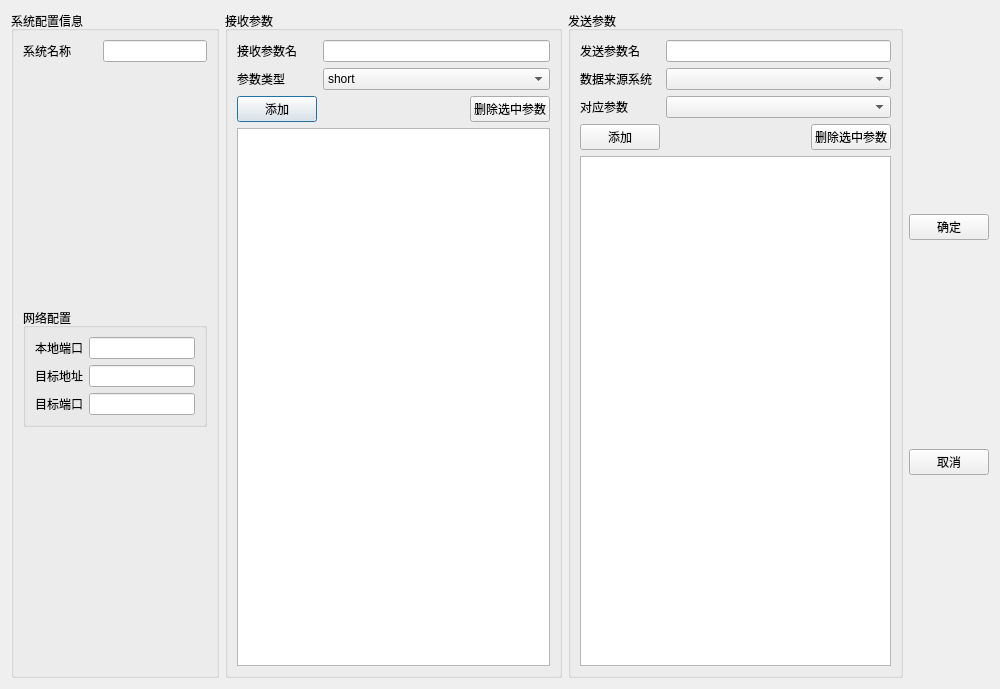
<?xml version="1.0" encoding="UTF-8"?>
<ui version="4.0">
 <class>EditSystem</class>
 <widget class="QDialog" name="EditSystem">
  <property name="geometry">
   <rect>
    <x>0</x>
    <y>0</y>
    <width>1000</width>
    <height>689</height>
   </rect>
  </property>
  <property name="windowTitle">
   <string>Dialog</string>
  </property>
  <layout class="QHBoxLayout" name="horizontalLayout">
   <item>
    <widget class="QGroupBox" name="groupBox">
     <property name="maximumSize">
      <size>
       <width>220</width>
       <height>16777215</height>
      </size>
     </property>
     <property name="title">
      <string>系统配置信息</string>
     </property>
     <layout class="QGridLayout" name="gridLayout_2">
      <item row="0" column="0">
       <widget class="QLabel" name="label_SystemName">
        <property name="text">
         <string>系统名称</string>
        </property>
       </widget>
      </item>
      <item row="0" column="2">
       <widget class="QLineEdit" name="lineEdit_SystemName"/>
      </item>
      <item row="1" column="1">
       <spacer name="verticalSpacer">
        <property name="orientation">
         <enum>Qt::Vertical</enum>
        </property>
        <property name="sizeHint" stdset="0">
         <size>
          <width>20</width>
          <height>246</height>
         </size>
        </property>
       </spacer>
      </item>
      <item row="2" column="0" colspan="3">
       <widget class="QGroupBox" name="groupBox_2">
        <property name="title">
         <string>网络配置</string>
        </property>
        <layout class="QGridLayout" name="gridLayout">
         <item row="0" column="0">
          <widget class="QLabel" name="label_ListenPort">
           <property name="text">
            <string>本地端口</string>
           </property>
          </widget>
         </item>
         <item row="0" column="1">
          <widget class="QLineEdit" name="lineEdit_ListenPort"/>
         </item>
         <item row="1" column="0">
          <widget class="QLabel" name="label_TargetIP">
           <property name="text">
            <string>目标地址</string>
           </property>
          </widget>
         </item>
         <item row="1" column="1">
          <widget class="QLineEdit" name="lineEdit_TargetIP"/>
         </item>
         <item row="2" column="0">
          <widget class="QLabel" name="label_TargetPort">
           <property name="text">
            <string>目标端口</string>
           </property>
          </widget>
         </item>
         <item row="2" column="1">
          <widget class="QLineEdit" name="lineEdit_TargetPort"/>
         </item>
        </layout>
       </widget>
      </item>
      <item row="3" column="1">
       <spacer name="verticalSpacer_2">
        <property name="orientation">
         <enum>Qt::Vertical</enum>
        </property>
        <property name="sizeHint" stdset="0">
         <size>
          <width>20</width>
          <height>245</height>
         </size>
        </property>
       </spacer>
      </item>
     </layout>
    </widget>
   </item>
   <item>
    <widget class="QGroupBox" name="groupBox_3">
     <property name="title">
      <string>接收参数</string>
     </property>
     <layout class="QGridLayout" name="gridLayout_3">
      <item row="0" column="0">
       <widget class="QLabel" name="label_RecvName">
        <property name="text">
         <string>接收参数名</string>
        </property>
       </widget>
      </item>
      <item row="0" column="1" colspan="2">
       <widget class="QLineEdit" name="lineEdit_RecvName"/>
      </item>
      <item row="1" column="0">
       <widget class="QLabel" name="label_RecvType">
        <property name="text">
         <string>参数类型</string>
        </property>
       </widget>
      </item>
      <item row="1" column="1" colspan="2">
       <widget class="QComboBox" name="comboBox_RecvType">
        <item>
         <property name="text">
          <string>short</string>
         </property>
        </item>
        <item>
         <property name="text">
          <string>int</string>
         </property>
        </item>
        <item>
         <property name="text">
          <string>long</string>
         </property>
        </item>
        <item>
         <property name="text">
          <string>float</string>
         </property>
        </item>
        <item>
         <property name="text">
          <string>double</string>
         </property>
        </item>
        <item>
         <property name="text">
          <string>bool</string>
         </property>
        </item>
       </widget>
      </item>
      <item row="2" column="0">
       <widget class="QPushButton" name="pushBtn_AddRecv">
        <property name="text">
         <string>添加</string>
        </property>
       </widget>
      </item>
      <item row="2" column="1">
       <spacer name="horizontalSpacer">
        <property name="orientation">
         <enum>Qt::Horizontal</enum>
        </property>
        <property name="sizeHint" stdset="0">
         <size>
          <width>144</width>
          <height>20</height>
         </size>
        </property>
       </spacer>
      </item>
      <item row="2" column="2">
       <widget class="QPushButton" name="pushBtn_DeleteRecv">
        <property name="text">
         <string>删除选中参数</string>
        </property>
       </widget>
      </item>
      <item row="3" column="0" colspan="3">
       <widget class="QTableWidget" name="tableWidget_Recv"/>
      </item>
     </layout>
    </widget>
   </item>
   <item>
    <widget class="QGroupBox" name="groupBox_4">
     <property name="title">
      <string>发送参数</string>
     </property>
     <layout class="QGridLayout" name="gridLayout_4">
      <item row="0" column="0">
       <widget class="QLabel" name="label_SendName">
        <property name="text">
         <string>发送参数名</string>
        </property>
       </widget>
      </item>
      <item row="0" column="1" colspan="2">
       <widget class="QLineEdit" name="lineEdit_SendName"/>
      </item>
      <item row="1" column="0">
       <widget class="QLabel" name="label_SourceSystem">
        <property name="text">
         <string>数据来源系统</string>
        </property>
       </widget>
      </item>
      <item row="1" column="1" colspan="2">
       <widget class="QComboBox" name="comboBox_SourceSystem"/>
      </item>
      <item row="2" column="0">
       <widget class="QLabel" name="label_SourceData">
        <property name="text">
         <string>对应参数</string>
        </property>
       </widget>
      </item>
      <item row="2" column="1" colspan="2">
       <widget class="QComboBox" name="comboBox_SourceData"/>
      </item>
      <item row="3" column="0">
       <widget class="QPushButton" name="pushBtn_AddSend">
        <property name="text">
         <string>添加</string>
        </property>
       </widget>
      </item>
      <item row="3" column="1">
       <spacer name="horizontalSpacer_2">
        <property name="orientation">
         <enum>Qt::Horizontal</enum>
        </property>
        <property name="sizeHint" stdset="0">
         <size>
          <width>143</width>
          <height>20</height>
         </size>
        </property>
       </spacer>
      </item>
      <item row="3" column="2">
       <widget class="QPushButton" name="pushBtn_DeleteSend">
        <property name="text">
         <string>删除选中参数</string>
        </property>
       </widget>
      </item>
      <item row="4" column="0" colspan="3">
       <widget class="QTableWidget" name="tableWidget_Send"/>
      </item>
     </layout>
    </widget>
   </item>
   <item>
    <layout class="QVBoxLayout" name="verticalLayout">
     <item>
      <spacer name="verticalSpacer_3">
       <property name="orientation">
        <enum>Qt::Vertical</enum>
       </property>
       <property name="sizeHint" stdset="0">
        <size>
         <width>20</width>
         <height>40</height>
        </size>
       </property>
      </spacer>
     </item>
     <item>
      <widget class="QPushButton" name="pushBtn_Confirm">
       <property name="text">
        <string>确定</string>
       </property>
       <property name="icon">
        <iconset resource="res.qrc">
         <normaloff>:/img/images/704.bmp</normaloff>:/img/images/704.bmp</iconset>
       </property>
      </widget>
     </item>
     <item>
      <spacer name="verticalSpacer_4">
       <property name="orientation">
        <enum>Qt::Vertical</enum>
       </property>
       <property name="sizeHint" stdset="0">
        <size>
         <width>20</width>
         <height>40</height>
        </size>
       </property>
      </spacer>
     </item>
     <item>
      <widget class="QPushButton" name="pushBtn_Cancel">
       <property name="text">
        <string>取消</string>
       </property>
       <property name="icon">
        <iconset resource="res.qrc">
         <normaloff>:/img/images/706.bmp</normaloff>:/img/images/706.bmp</iconset>
       </property>
      </widget>
     </item>
     <item>
      <spacer name="verticalSpacer_5">
       <property name="orientation">
        <enum>Qt::Vertical</enum>
       </property>
       <property name="sizeHint" stdset="0">
        <size>
         <width>20</width>
         <height>40</height>
        </size>
       </property>
      </spacer>
     </item>
    </layout>
   </item>
  </layout>
 </widget>
 <resources>
  <include location="res.qrc"/>
 </resources>
 <connections/>
</ui>
